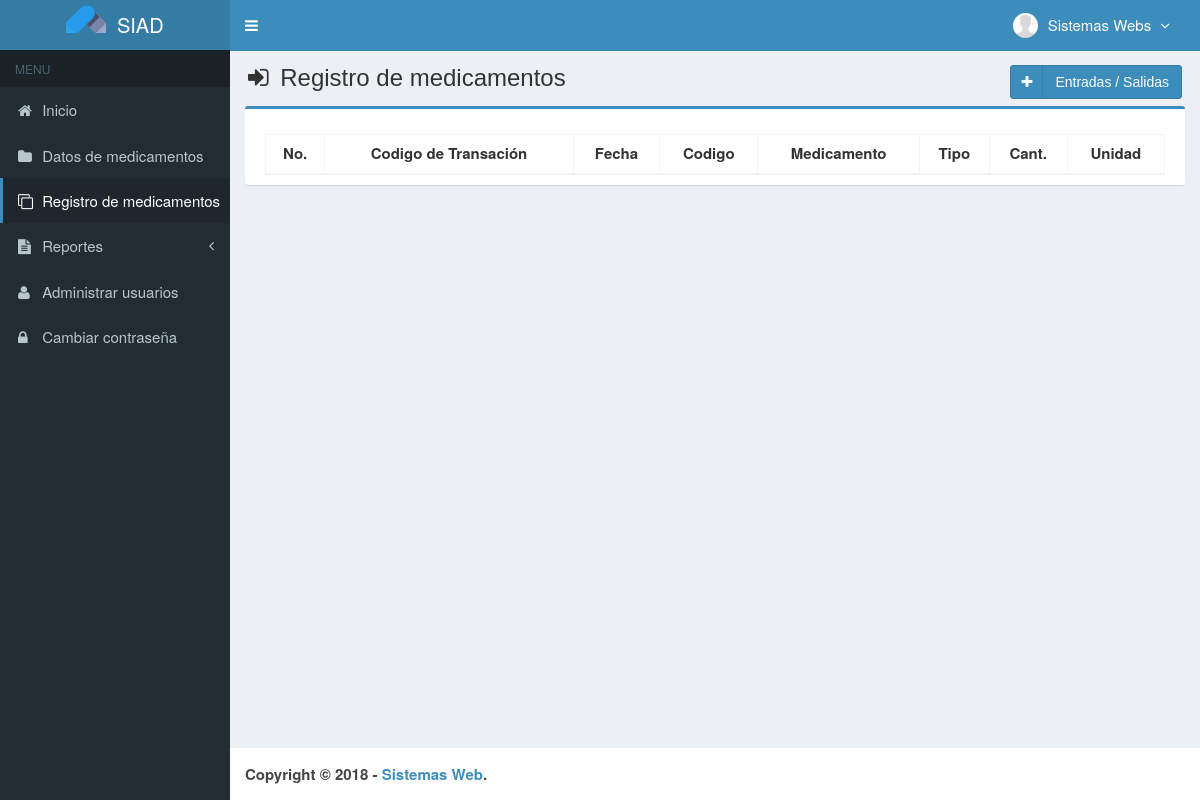
Before: /main.php?module=medicines_transaction (signed in) with the older database file.
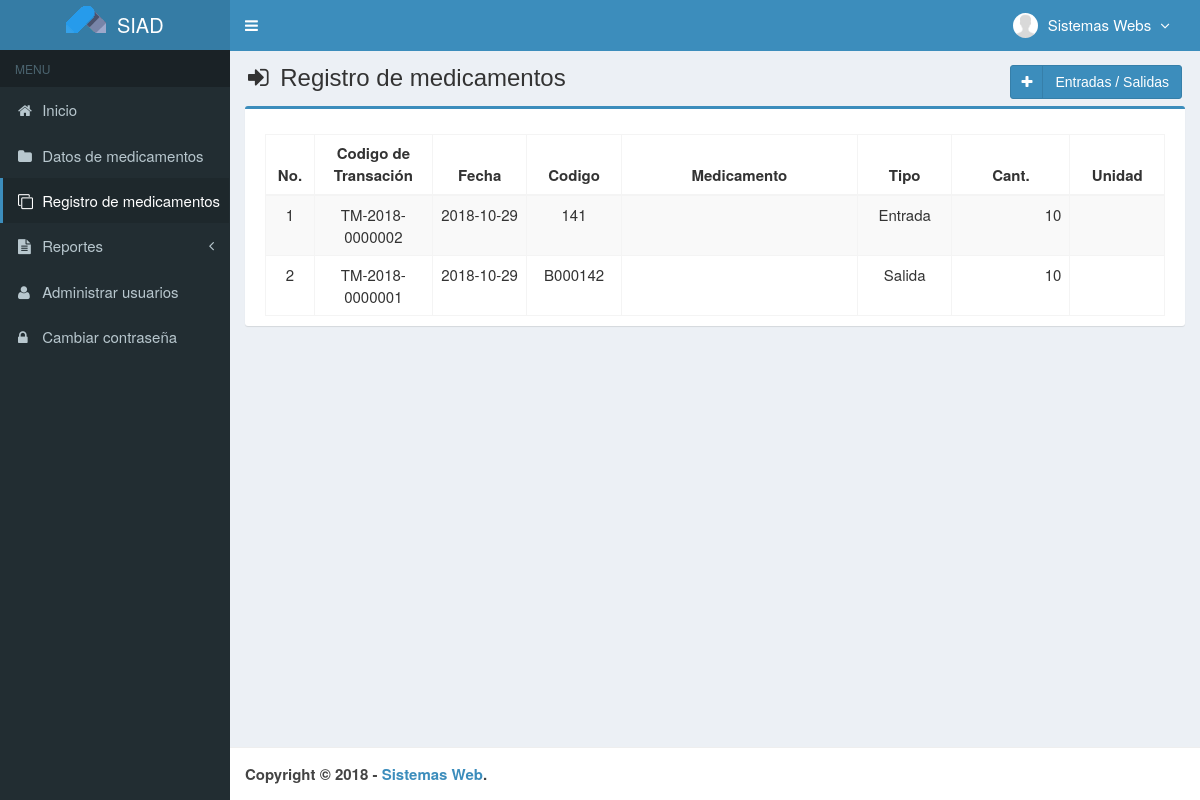
After: the same page with the newer database file.
### tables this page shows
CREATE TABLE `transaccion_medicamentos` (
  `codigo_transaccion` varchar(15) NOT NULL,
  `fecha` date NOT NULL,
  `codigo` varchar(7) NOT NULL,
  `numero` int(11) NOT NULL,
  `created_user` int(3) NOT NULL,
  `created_date` timestamp NOT NULL DEFAULT CURRENT_TIMESTAMP ON UPDATE CURRENT_TIMESTAMP,
  `tipo_transaccion` varchar(50) NOT NULL
);

CREATE TABLE `medicamentos` (
  `codigo` varchar(7) NOT NULL,
  `nombre` varchar(50) NOT NULL,
  `precio_compra` int(11) NOT NULL,
  `precio_venta` int(11) NOT NULL,
  `unidad` varchar(20) NOT NULL,
  `stock` int(11) NOT NULL,
  `created_user` int(3) NOT NULL,
  `created_date` timestamp NOT NULL DEFAULT CURRENT_TIMESTAMP,
  `updated_user` int(3) NOT NULL,
  `updated_date` timestamp NOT NULL DEFAULT CURRENT_TIMESTAMP ON UPDATE CURRENT_TIMESTAMP,
  `p_nombre` varchar(50) NOT NULL,
  `cedula` int(10) NOT NULL,
  `credencial` int(20) NOT NULL,
  `p_apellido` varchar(50) NOT NULL,
  `fec_nac` varchar(50) NOT NULL,
  `edad` int(3) NOT NULL,
  `s_nombre` varchar(50) NOT NULL,
  `s_apellido` varchar(50) NOT NULL,
  `rif` int(15) NOT NULL,
  `genero` int(11) NOT NULL,
  `tel_cel` int(11) NOT NULL,
  `tel_hab` int(11) NOT NULL,
  `tel_emerg` int(11) NOT NULL,
  `municipio` varchar(50) NOT NULL,
  `calle` varchar(50) NOT NULL,
  `casa` varchar(50) NOT NULL,
  `parroquia` varchar(50) NOT NULL,
  `estado` varchar(50) NOT NULL,
  `ciudad` varchar(50) NOT NULL,
  `avenida` varchar(50) NOT NULL,
  `codigo_cp` int(20) NOT NULL,
  `serial_cp` int(20) NOT NULL,
  `estado_c` varchar(50) NOT NULL,
  `lugar_nac` varchar(50) NOT NULL,
  `correo_e` varchar(50) NOT NULL,
  `grado_inst` varchar(50) NOT NULL
);

### modules/medicines_transaction/view.php (the view, shortened to what this page needs)
<section class="content-header">
  <h1>
    <i class="fa fa-sign-in icon-title"></i> Registro de medicamentos
    <a class="btn btn-primary btn-social pull-right" href="?module=form_medicines_transaction&form=add" title="Agregar" data-toggle="tooltip">
      <i class="fa fa-plus"></i> Entradas / Salidas
    </a>
  </h1>
</section>
<section class="content">
  <div class="row">
    <div class="col-md-12">
      <div class="box box-primary">
        <div class="box-body">
          <table id="dataTables1" class="table table-bordered table-striped table-hover">
            <thead>
              <tr>
                <th class="center">No.</th>
                <th class="center">Codigo de Transación</th>
                <th class="center">Fecha</th>
                <th class="center">Codigo</th>
                <th class="center">Medicamento</th>
				<th class="center">Tipo</th>
                <th class="center">Cant.</th>
                <th class="center">Unidad</th>
              </tr>
            </thead>
            <tbody>
            <?php
            $no = 1;
            $query = mysqli_query($mysqli, "SELECT a.tipo_transaccion, a.codigo_transaccion,a.fecha,a.codigo,a.numero,b.codigo,b.nombre,b.unidad
                                            FROM transaccion_medicamentos as a INNER JOIN medicamentos as b ON a.codigo=b.codigo ORDER BY codigo_transaccion DESC")
                                            or die('error '.mysqli_error($mysqli));
            while ($data = mysqli_fetch_assoc($query)) {
              $fecha         = $data['fecha'];
              echo "<tr>
                      <td width='30' class='center'>$no</td>
                      <td width='100' class='center'>$data[codigo_transaccion]</td>
                      <td width='80' class='center'>$fecha</td>
                      <td width='80' class='center'>$data[codigo]</td>
                      <td width='200'>$data[nombre]</td>
					  <td width='80' class='center'>$data[tipo_transaccion]</td>
                      <td width='100' align='right'>$data[numero]</td>
                      <td width='80' class='center'>$data[unidad]</td>
                    </tr>";
              $no++;
            }
            ?>
            </tbody>
          </table>
        </div>
      </div>
    </div>
  </div>
</section><!-- /.content

Changed rows visible on the page:
added transaccion_medicamentos: codigo_transaccion "TM-2018-0000002", fecha "2018-10-29", codigo.codigo "141", tipo_transaccion "Entrada", numero "10"
added transaccion_medicamentos: codigo_transaccion "TM-2018-0000001", fecha "2018-10-29", codigo.codigo "B000142", tipo_transaccion "Salida", numero "10"
